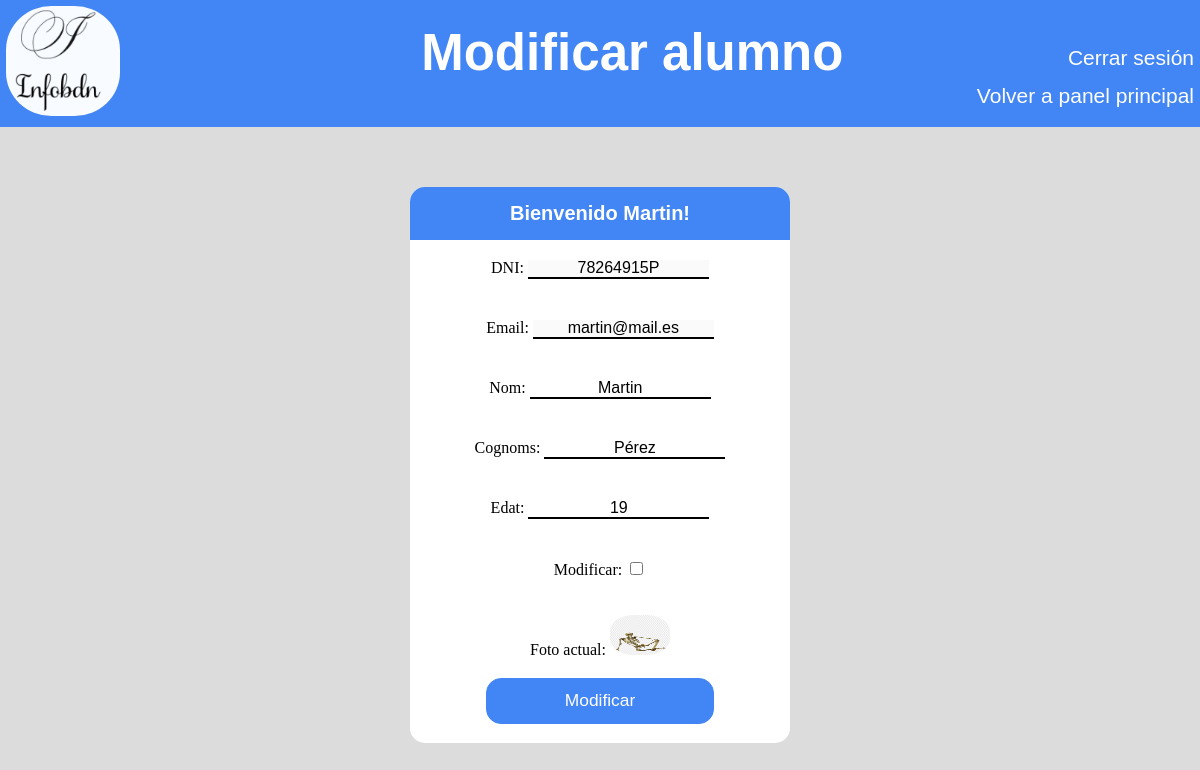
The app's page /modificar_alumno.php (signed in), older data.
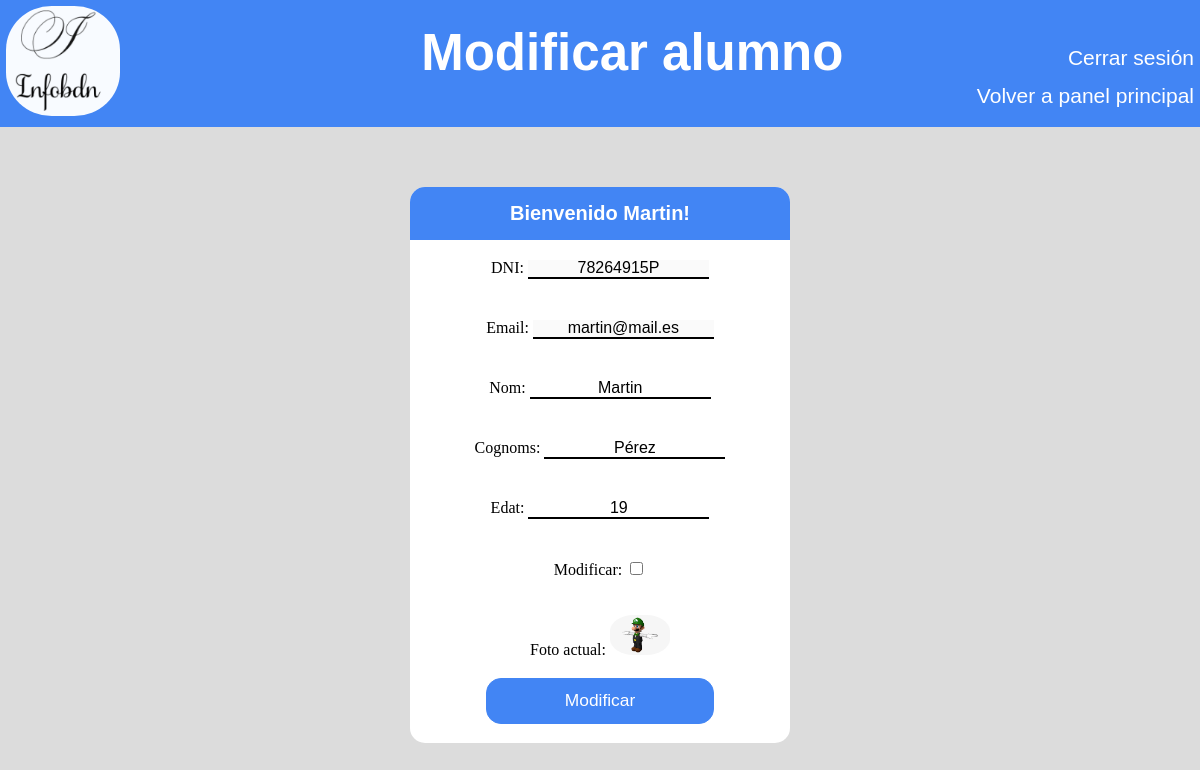
The same page, newer data.
### tables this page shows
CREATE TABLE `alumnes` (
  `DNI` varchar(9) NOT NULL,
  `Email` varchar(255) NOT NULL,
  `Nom` varchar(90) NOT NULL,
  `Cognoms` varchar(90) NOT NULL,
  `Edat` int(11) NOT NULL,
  `Foto` varchar(255) NOT NULL,
  `Password` varchar(255) NOT NULL
);

### funciones.php (the view, shortened to what this page needs)
<?php
function conectar() {
    try {
        $servername = "localhost";
        $database = "infobdn";
        $username = "root";
        $conn = mysqli_connect($servername, $username,"", $database);
        return $conn;
    } catch(Exception $ex) {
        echo "<p class=errorsql>Fallo al conectar a la base de datos</p>";
        echo '<meta http-equiv="refresh" content="2;url=index.php" />';
    }
}
            ?>
                <?php
function modificarAlumno() {
    try {
        $conn = conectar();
        $email = $_SESSION['email'];
        if(isset($_POST['Nom'])) {
            foreach($_POST as $field_name => $value) {
                if($value != "") {
                    $query = "UPDATE alumnes SET $field_name = '$value' WHERE Email = '$email'";
                    mysqli_query($conn,$query);
                }
            }
            if(isset($_POST['Foto'])) {
                if(is_uploaded_file ($_FILES['Foto']['tmp_name'])) {
                    $filename = $_FILES['Foto']['name'];
                    $destination = 'professors/'.$filename;
                    $extension = pathinfo($filename, PATHINFO_EXTENSION);
                    $file = $_FILES['Foto']['tmp_name'];
                    $size = $_FILES['Foto']['size'];
                    if ($_FILES['Foto']['size'] > 16000000) {
                        echo "<p class=fallo>El archivo es muy grande!</p>";
                        echo '<meta http-equiv="refresh" content="2;url=index.php" />';
                    }
                    else {
                        if (move_uploaded_file($file, $destination)) {
                            $query = "UPDATE alumnes SET Foto = '$destination' WHERE Email = '$email'";
                            mysqli_query($conn,$query);
                        }
                        else {
                            echo "<p class=fallo>Hubo un fallo al subir el archivo.</p>";
                            echo '<meta http-equiv="refresh" content="2;url=index.php" />';
                        }
                    }
                }
            }
            echo "<p class=modificar>Datos modificados correctamente</p>";
            echo "<meta http-equiv=refresh content='2; url=inicioalumnos.php'>";
        }
        else {
            $query = "SELECT * FROM alumnes WHERE Email = '$email'";
            $result = mysqli_query($conn,$query);
            if(!$result) {
                echo "Fallo al realizar la consulta";
            }
            else {
                $alumno = mysqli_fetch_array($result,MYSQLI_ASSOC);
            }
        ?>
        <form  id="modify" method="POST" enctype="multipart/form-data" >
            <label for="DNI">DNI:
                <input disabled type="text" id="modify" name="DNI" placeholder = "<?php echo $alumno['DNI']; ?>" ><br/>
            <label for="Email">Email:
                <input disabled type="email" id="modify" name="Email" placeholder = "<?php echo $alumno['Email']; ?>" ><br/>
            <label for="Nom">Nom:
                <input type="text" id="modify" name="Nom" placeholder = "<?php echo $alumno['Nom']; ?>" ><br/>
            <label for="Cognoms">Cognoms:
                <input type="text" id="modify" name="Cognoms" placeholder = "<?php echo $alumno['Cognoms']; ?>" ><br/>
            <label for="Edat">Edat:
                <input type="text" id="modify" name="Edat" placeholder = "<?php echo $alumno['Edat']; ?>" ><br/>
            <label for="mod_foto">Modificar:
                <input type="checkbox" id="Foto" name="Foto" onclick="modificarFoto()" ><br/>
            Foto actual: <img src="<?php echo $alumno['Foto']; ?>" style='width:50px;height:40px;'></img><br/>
                <button type="submit">Modificar</button>
            </form>
                <?php
                }
    } catch(Exception $ex) {
        echo "<p class=errorsql>Fallo al ejecutar la consulta</p>";
        echo '<meta http-equiv="refresh" content="2;url=inicioalumnos.php" />';
    }
}
?>

Row changes from the older to the newer data that the page shows:
changed alumnes "martin@mail.es": Foto: picture added in place of a placeholder
